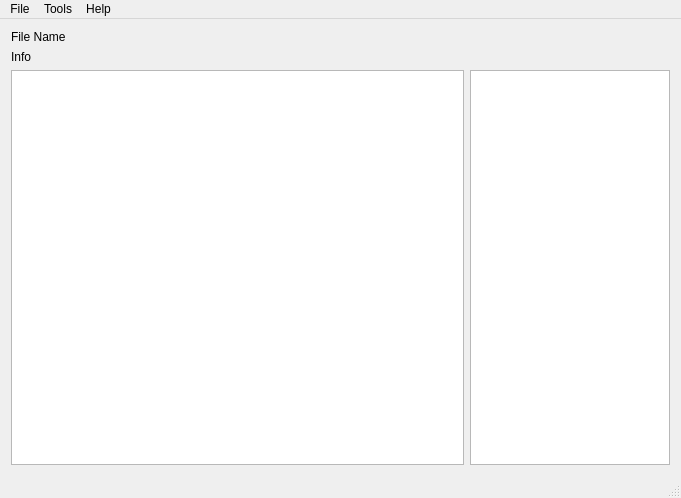
<?xml version="1.0" encoding="UTF-8"?>
<ui version="4.0">
 <class>MainWindow</class>
 <widget class="QMainWindow" name="MainWindow">
  <property name="geometry">
   <rect>
    <x>0</x>
    <y>0</y>
    <width>681</width>
    <height>498</height>
   </rect>
  </property>
  <property name="windowTitle">
   <string>MainWindow</string>
  </property>
  <widget class="QWidget" name="centralWidget">
   <layout class="QVBoxLayout" name="verticalLayout">
    <item>
     <widget class="QLabel" name="lblFileName">
      <property name="text">
       <string>File Name</string>
      </property>
     </widget>
    </item>
    <item>
     <widget class="QLabel" name="lblFileInfo">
      <property name="text">
       <string>Info</string>
      </property>
     </widget>
    </item>
    <item>
     <layout class="QHBoxLayout" name="horizontalLayout">
      <item>
       <widget class="CZoomGraphicsView" name="graphicsView"/>
      </item>
      <item>
       <widget class="QTextBrowser" name="textBrowser">
        <property name="sizePolicy">
         <sizepolicy hsizetype="Fixed" vsizetype="Expanding">
          <horstretch>0</horstretch>
          <verstretch>0</verstretch>
         </sizepolicy>
        </property>
        <property name="maximumSize">
         <size>
          <width>200</width>
          <height>16777215</height>
         </size>
        </property>
       </widget>
      </item>
     </layout>
    </item>
   </layout>
  </widget>
  <widget class="QMenuBar" name="menuBar">
   <property name="geometry">
    <rect>
     <x>0</x>
     <y>0</y>
     <width>681</width>
     <height>22</height>
    </rect>
   </property>
   <property name="autoFillBackground">
    <bool>false</bool>
   </property>
   <widget class="QMenu" name="menuFile">
    <property name="title">
     <string>File</string>
    </property>
    <addaction name="actionOpen_New_Image"/>
    <addaction name="separator"/>
    <addaction name="actionDownload"/>
   </widget>
   <widget class="QMenu" name="menuEdit">
    <property name="title">
     <string>Tools</string>
    </property>
    <addaction name="actionKAnalysis"/>
    <addaction name="actionConnect"/>
    <addaction name="actionStatistics"/>
   </widget>
   <widget class="QMenu" name="menuHelp">
    <property name="title">
     <string>Help</string>
    </property>
    <addaction name="actionAbout"/>
   </widget>
   <addaction name="menuFile"/>
   <addaction name="menuEdit"/>
   <addaction name="menuHelp"/>
  </widget>
  <widget class="QStatusBar" name="statusBar"/>
  <action name="actionOpen_New_Image">
   <property name="text">
    <string>Open New File</string>
   </property>
   <property name="toolTip">
    <string> Open New File</string>
   </property>
   <property name="shortcut">
    <string>Alt+O</string>
   </property>
  </action>
  <action name="actionDownload">
   <property name="text">
    <string>Dowload File</string>
   </property>
  </action>
  <action name="actionKAnalysis">
   <property name="text">
    <string>KAnalysis</string>
   </property>
   <property name="shortcut">
    <string>Ctrl+C</string>
   </property>
  </action>
  <action name="actionConnect">
   <property name="text">
    <string>Connect</string>
   </property>
   <property name="shortcut">
    <string>Ctrl+X</string>
   </property>
  </action>
  <action name="actionStatistics">
   <property name="text">
    <string>Statistics</string>
   </property>
   <property name="shortcut">
    <string>Ctrl+V</string>
   </property>
  </action>
  <action name="actionAbout">
   <property name="text">
    <string>About</string>
   </property>
  </action>
  <action name="actionZoom_Reset">
   <property name="text">
    <string>Zoom Reset</string>
   </property>
  </action>
 </widget>
 <layoutdefault spacing="6" margin="11"/>
 <customwidgets>
  <customwidget>
   <class>CZoomGraphicsView</class>
   <extends>QGraphicsView</extends>
   <header location="global">zoomgraphicsview.h</header>
  </customwidget>
 </customwidgets>
 <resources/>
 <connections/>
</ui>
